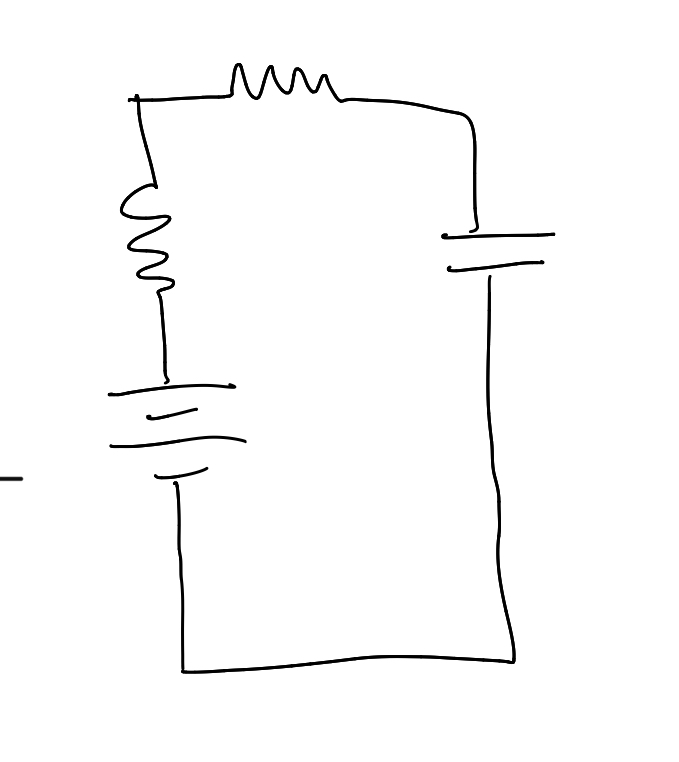
#> input picture circuit2.jpg, 679 x 762 px
$ python detect_shapes.py
#> lines starting #> are read from the running program, lines starting #| are printed output that depends on the picture; after the words box and inside, x2 and y2 are one past the last pixel; in counts of white or black regions, pixels touching at a corner belong together
### img_proc/shapedetector.py
import cv2

class ShapeDetector:
    def __init__(self):
        pass

    def detect(self, c):
        # initialize the shape name and approximate the contour
        shape = "unidentified"
        peri = cv2.arcLength(c, True)
        approx = cv2.approxPolyDP(c, 0.04 * peri, True)


        # if the shape is a triangle, it will have 3 vertices
        if len(approx) == 3:
            shape = "triangle"

        # if the shape has 4 vertices, it is either a square or
        # a rectangle
        elif len(approx) == 4:
            # compute the bounding box of the contour and use the
            # bounding box to compute the aspect ratio
            (x, y, w, h) = cv2.boundingRect(approx)
            ar = w / float(h)

            # a square will have an aspect ratio that is approximately
            # equal to one, otherwise, the shape is a rectangle
            shape = "square" if ar >= 0.95 and ar <= 1.05 else "rectangle"

        # if the shape is a pentagon, it will have 5 vertices
        elif len(approx) == 5:
            shape = 'pentagon'

        # otherwise, we assume the shape is a circle
        else:
            shape = "circle"

        # return the name of the shape
        return shape

### img_proc/detect_shapes.py
# import the necessary packages
from shapedetector import ShapeDetector
import argparse
import imutils
import cv2

# construct the argument parse and parse the arguments

# load the image and resize it to a smaller factor so that
# the shapes can be approximated better
image = cv2.imread('../circuit2.jpg')
#> image is the input picture: shape (762, 679, 3); min 0, max 255, mean 250.7
resized = imutils.resize(image, width=300)
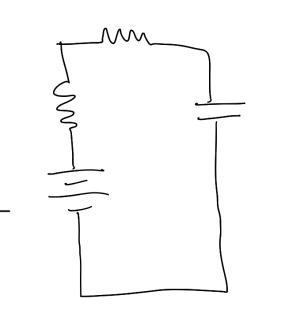
#> resized: shape (336, 300, 3); min 0, max 255, mean 250.7
ratio = image.shape[0] / float(resized.shape[0])
#> ratio = 2.27

# convert the resized image to grayscale, blur it slightly,
# and threshold it
gray = cv2.cvtColor(resized, cv2.COLOR_BGR2GRAY)
blurred = cv2.GaussianBlur(gray, (5, 5), 0)
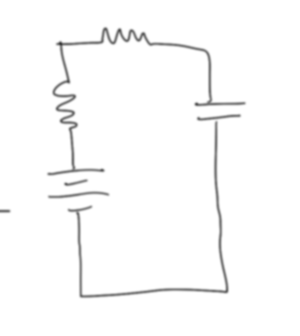
#> blurred: shape (336, 300); min 57, max 255, mean 250.7
thresh = cv2.threshold(blurred, 60, 255, cv2.THRESH_BINARY)[1]
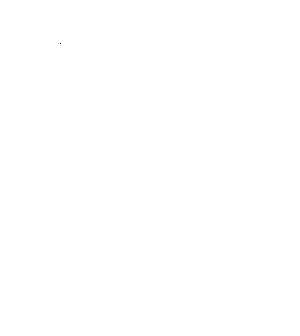
#> thresh: shape (336, 300); 100% white; black in thin lines or dots, all inside (x1, y1, x2, y2) = (60, 43, 61, 44)

# find contours in the thresholded image and initialize the
# shape detector
cnts = cv2.findContours(thresh.copy(), cv2.RETR_EXTERNAL,
                        cv2.CHAIN_APPROX_SIMPLE)
#> cnts = 1 contour; box (x1, y1, x2, y2) and area: (0, 0, 300, 336) 100165
cnts = imutils.grab_contours(cnts)
#> cnts = [[[0, 0], [0, 335], [299, 335], [299, 0]]]
sd = ShapeDetector()

# loop over the contours
for c in cnts:
    # compute the center of the contour, then detect the name of the
    # shape using only the contour
    M = cv2.moments(c)
    cX = int((M["m10"] / M["m00"]) * ratio)
    cY = int((M["m01"] / M["m00"]) * ratio)
    shape = sd.detect(c)

    # multiply the contour (x, y)-coordinates by the resize ratio,
    # then draw the contours and the name of the shape on the image
    c = c.astype('float')
    c *= ratio
    c = c.astype('int')
    cv2.drawContours(image, [c], -1, (0, 255, 0), 2)
    cv2.putText(image, shape, (cX, cY), cv2.FONT_HERSHEY_SIMPLEX,
                0.5, (255,255,255), 2)

    # show the output image
    cv2.imshow('image', image)
    cv2.waitKey(0)
#> this loop made 1 pass
#> (c, cX, cY, shape, peri in detect, approx in detect, x in detect, y in detect) on pass 1: ([[0, 0], [0, 759], [678, 759], [678, 0]], 339, 379, 'rectangle', 1268, [[0, 0], [0, 335], [299, 335], [299, 0]], 0, 0)
#> pass 1, `cv2.imshow('image', image)`:
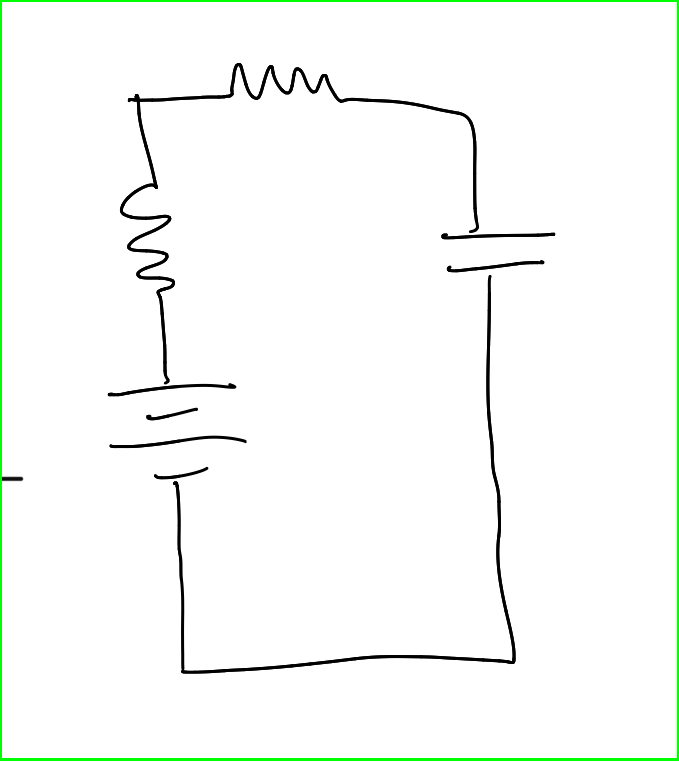
#> window 'image': shape (762, 679, 3); mean B, G, R 247.6, 250.7, 247.6

$ run again, with circuit1.jpg copied over circuit2.jpg
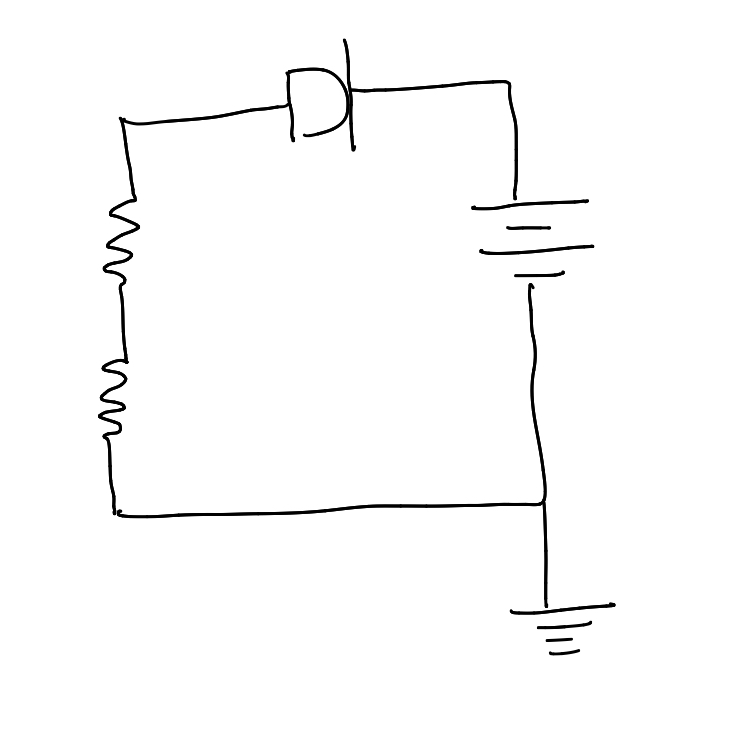
#> input picture circuit1.jpg, 731 x 751 px
#> image is the input picture: shape (751, 731, 3); min 0, max 255, mean 250.8
#> `blurred = cv2.GaussianBlur(gray, (5, 5), 0)`:
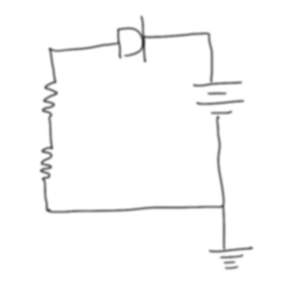
#> blurred: shape (308, 300); min 55, max 255, mean 250.8
#> thresh: shape (308, 300); 100% white; black in thin lines or dots, all inside (x1, y1, x2, y2) = (143, 39, 144, 46)
#> `cnts = cv2.findContours(thresh.copy(), cv2.RETR_EXTERNAL, cv2.CHAIN_AP..`: cnts = 1 contour; box (x1, y1, x2, y2) and area: (0, 0, 300, 308) 91793
#> `cnts = imutils.grab_contours(cnts)`: cnts = [[[0, 0], [0, 307], [299, 307], [299, 0]]]
#> the loop `for c in cnts:` made 1 pass
#> (c, cX, cY, shape, peri in detect, approx in detect, x in detect, y in detect) on pass 1: ([[0, 0], [0, 748], [729, 748], [729, 0]], 364, 374, 'square', 1212, [[0, 0], [0, 307], [299, 307], [299, 0]], 0, 0)
#> pass 1, `cv2.imshow('image', image)`:
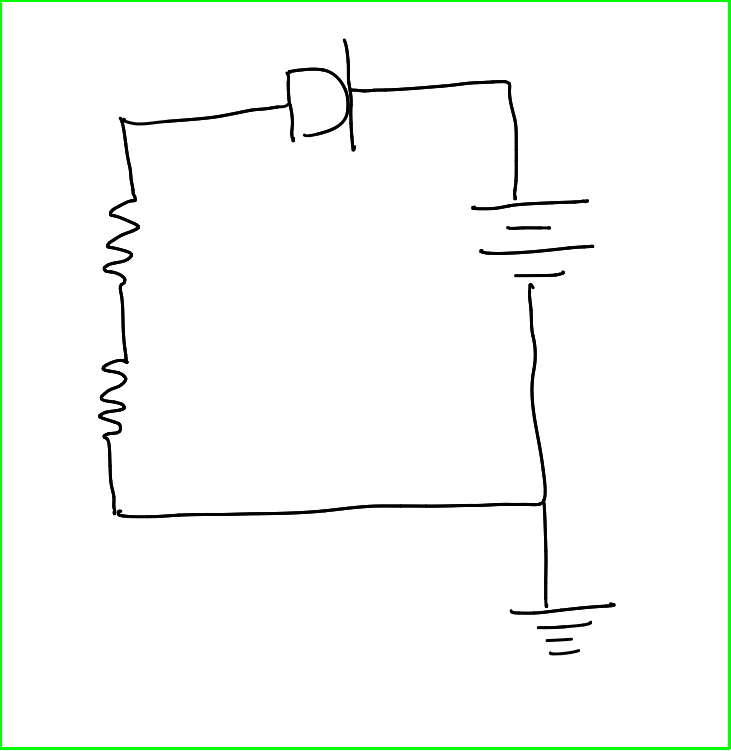
#> window 'image': shape (751, 731, 3); mean B, G, R 247.4, 250.8, 247.4

$ run again, with predictions.jpg copied over circuit2.jpg
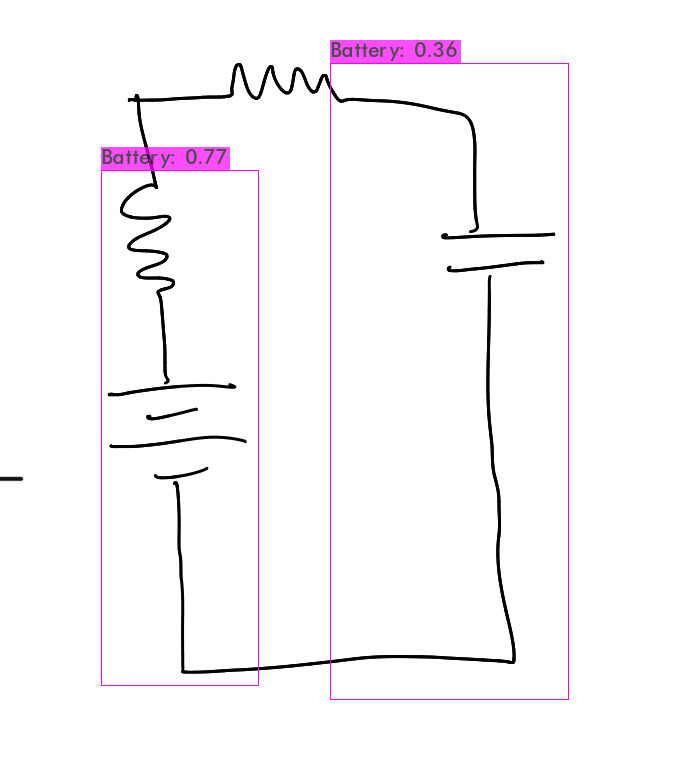
#> input picture predictions.jpg, 679 x 762 px
#> image is the input picture: shape (762, 679, 3); mean B, G, R 250.2, 247.1, 250.2
#> `blurred = cv2.GaussianBlur(gray, (5, 5), 0)`:
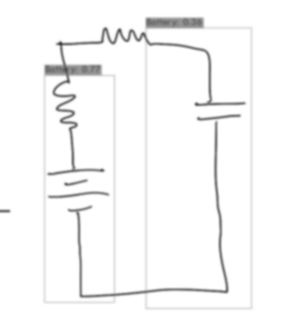
#> blurred: shape (336, 300); min 58, max 255, mean 248.4
#> thresh: shape (336, 300); 100% white; black in thin lines or dots, all inside (x1, y1, x2, y2) = (60, 43, 61, 44)
#> `cnts = cv2.findContours(thresh.copy(), cv2.RETR_EXTERNAL, cv2.CHAIN_AP..`: cnts = 1 contour; box (x1, y1, x2, y2) and area: (0, 0, 300, 336) 100165
#> `cnts = imutils.grab_contours(cnts)`: cnts = [[[0, 0], [0, 335], [299, 335], [299, 0]]]
#> the loop `for c in cnts:` made 1 pass
#> (c, cX, cY, shape, peri in detect, approx in detect, x in detect, y in detect) on pass 1: ([[0, 0], [0, 759], [678, 759], [678, 0]], 339, 379, 'rectangle', 1268, [[0, 0], [0, 335], [299, 335], [299, 0]], 0, 0)
#> pass 1, `cv2.imshow('image', image)`:
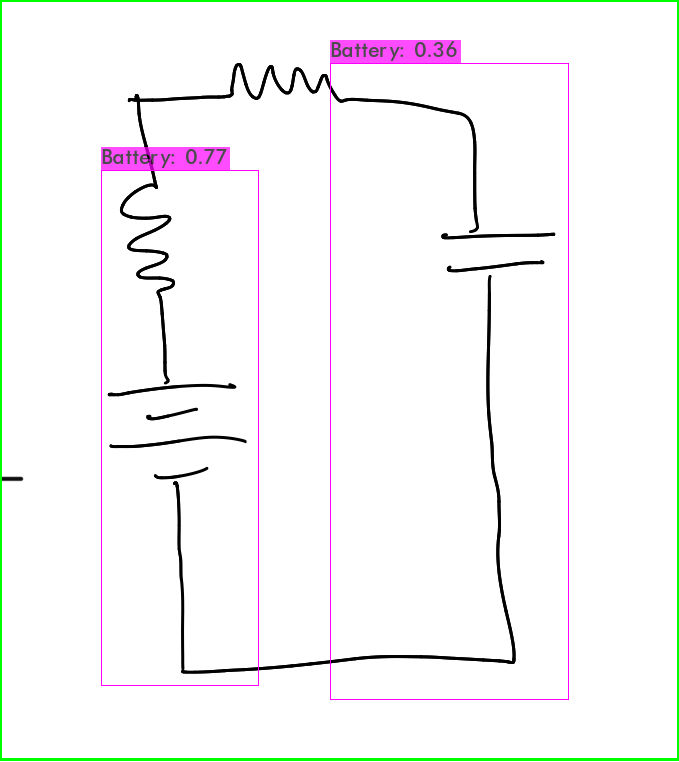
#> window 'image': shape (762, 679, 3); mean B, G, R 247, 247.1, 247
